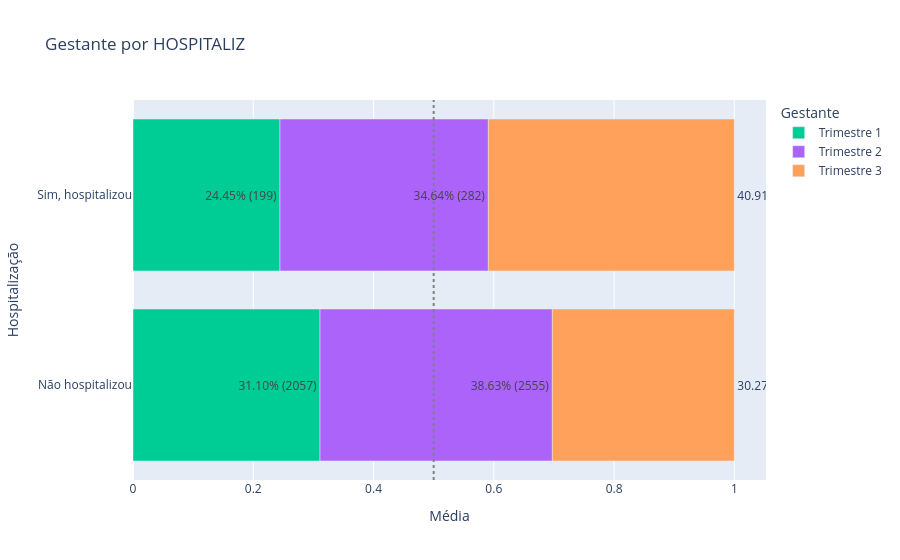

The code cell stored with this chart in its notebook:
### Code cell
utils.plot_bar_por_variavel(df, variavel=gestante)

### Figure 1 — Plotly figure (JSON) as saved in the notebook; plotly's stock layout.template omitted (floating-point values rounded to 4 significant figures)
{"data": [{"hovertemplate": "Gestante=Trimestre 1<br>Média=%{x}<br>Hospitalização=%{y}<br>text=%{text}<extra></extra>", "legendgroup": "Trimestre 1", "marker": {"color": "#00cc96", "pattern": {"shape": ""}}, "name": "Trimestre 1", "orientation": "h", "showlegend": true, "text": ["31.10% (2057)", "24.45% (199)"], "textposition": "outside", "type": "bar", "x": [0.311, 0.2445], "xaxis": "x", "y": ["Não hospitalizou", "Sim, hospitalizou"], "yaxis": "y"}, {"hovertemplate": "Gestante=Trimestre 2<br>Média=%{x}<br>Hospitalização=%{y}<br>text=%{text}<extra></extra>", "legendgroup": "Trimestre 2", "marker": {"color": "#ab63fa", "pattern": {"shape": ""}}, "name": "Trimestre 2", "orientation": "h", "showlegend": true, "text": ["38.63% (2555)", "34.64% (282)"], "textposition": "outside", "type": "bar", "x": [0.3863, 0.3464], "xaxis": "x", "y": ["Não hospitalizou", "Sim, hospitalizou"], "yaxis": "y"}, {"hovertemplate": "Gestante=Trimestre 3<br>Média=%{x}<br>Hospitalização=%{y}<br>text=%{text}<extra></extra>", "legendgroup": "Trimestre 3", "marker": {"color": "#FFA15A", "pattern": {"shape": ""}}, "name": "Trimestre 3", "orientation": "h", "showlegend": true, "text": ["30.27% (2002)", "40.91% (333)"], "textposition": "outside", "type": "bar", "x": [0.3027, 0.4091], "xaxis": "x", "y": ["Não hospitalizou", "Sim, hospitalizou"], "yaxis": "y"}], "layout": {"barmode": "relative", "legend": {"title": {"text": "Gestante"}, "tracegroupgap": 0}, "shapes": [{"line": {"color": "grey", "dash": "dot"}, "type": "line", "x0": 0.5, "x1": 0.5, "xref": "x", "y0": 0, "y1": 1, "yref": "y domain"}], "title": {"text": "Gestante por HOSPITALIZ"}, "xaxis": {"anchor": "y", "categoryorder": "category ascending", "domain": [0, 1], "title": {"text": "Média"}}, "yaxis": {"anchor": "x", "domain": [0, 1], "title": {"text": "Hospitalização"}}}}
